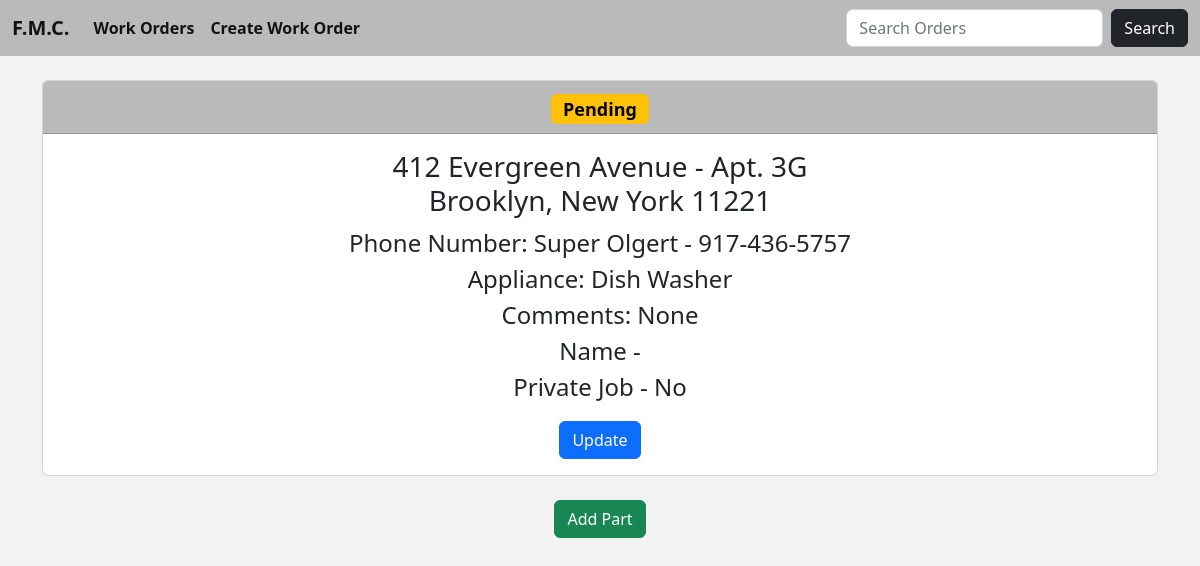
The app's page /work_orders_details/61, older data.
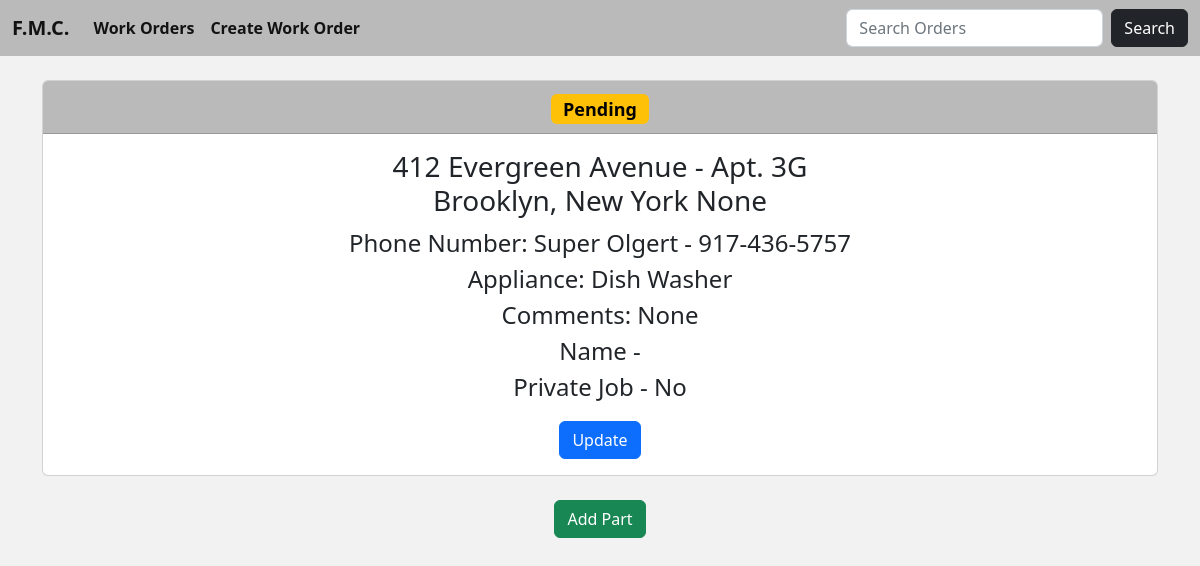
The same page, newer data.
### fmc/models.py (models this page shows, shortened)
class Work(models.Model):
    company = models.CharField('Management Company', max_length=64, blank=True)
    address = models.CharField(max_length=64)
    apartment = models.CharField(max_length=64)
    city = models.CharField(max_length=64, null=True)
    zip_code = models.IntegerField('Zip Code', null=True, blank=True)
    state = models.CharField(max_length=12, choices=STATE_CHOICES, default='NEW YORK')
    appliance = models.CharField(max_length=64)
    phone = models.CharField('Phone Number', max_length=64, null=True)
    comments = models.CharField(max_length=64, null=True, blank=True)
    private = models.CharField(max_length=12, choices=PRIVATE_CHOICES, default='')
    status = models.CharField(max_length=12, choices=STATUS_CHOICES, default='Pending')
    date_added = models.DateTimeField(auto_now_add=True, null=True)

### fmc/views.py (the view)
# urls.py: path('work_orders_details/<int:pk>', WorkOrderDetails.as_view(), name='work-order-details'),
class WorkOrderDetails(DetailView):
    model = Work
    template_name = 'work_order_details.html'

### fmc/templates/work_order_details.html (shortened to what this page needs)
{% extends 'index.html' %}
{% block body %}
<center>
    <div class="card text-center">
        <div class="card-header fs-4" style="background-color: #BABABA;">
            {% if work.status == 'Pending' %}
                <span class="badge text-bg-warning">{{ work.status }}</span>
            {% elif work.status == '2C2R' %}
                <span class="badge text-bg-danger">{{ work.status }}</span>
            {% else %}
                <span class="badge text-bg-success">{{ work.status }}</span>
            {% endif %}
        </div>
        <div class="card-body">
          <h5 class="card-title fs-3">{{ work.address }} - Apt. {{ work.apartment }}</br>{{ work.city }}, {{ work.state }} {{ work.zip_code }}</h5>
          <p class="card-text fs-4">Phone Number: {{ work.phone }}</br>Appliance: {{ work.appliance }}</br>Comments: {{ work.comments }}</br>
                                    Name - {{ work.company }}</br>Private Job - {{ work.private }}</p>
          <a href="{% url 'update-work-order' work.pk %}" class="btn btn-primary">Update</a>
        </div>
      </div>
    <center>
        <a href="{% url 'add-part' work.pk %}" class="btn btn-success">Add Part</a>
    </center>
</center>
{% endblock %}

Row changes from the older to the newer data that the page shows:
changed Work "412 Evergreen Avenue": zip_code "11221" → "None"
